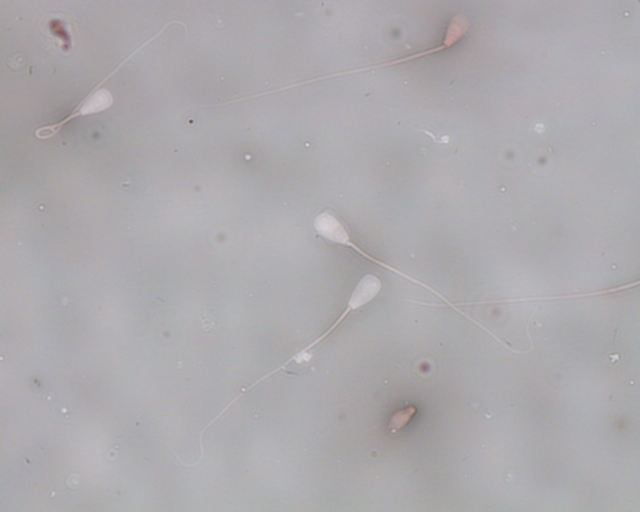
#> input picture img.jpg, 1280 x 1024 px (shown at 1/2 size)
$ python -i get_features.py   (imports and definitions only)
#> lines starting #> are read from the running program, lines starting #| are printed output that depends on the picture; after the words box and inside, x2 and y2 are one past the last pixel; in counts of white or black regions, pixels touching at a corner belong together
#> further down, picture is the input picture: shape (1024, 1280, 3); mean B, G, R 173.1, 170, 172.6
import cv2
import numpy as np
import random, imutils
from PIL import Image
from skimage import draw
from skimage import measure
from scipy.spatial.distance import cdist
from skimage.measure import label, regionprops
from skimage.exposure import rescale_intensity
from skimage.color import rgb2hed
import matplotlib.pyplot as plt


def get_img_area_ratio(image):
    img_shape = image.shape[:2]
    return img_shape[0]*img_shape[1], round(img_shape[0]/img_shape[1], 2)

# [18 lines left out: functions get_red_per, get_coords_sub_img, not called in this run]

def contour(imgcv):
    image=cv2.cvtColor(imgcv,cv2.COLOR_BGR2GRAY)
    se=cv2.getStructuringElement(cv2.MORPH_RECT, (8,8))
    bg=cv2.morphologyEx(image, cv2.MORPH_DILATE, se)
    out_gray=cv2.divide(image, bg, scale=255)
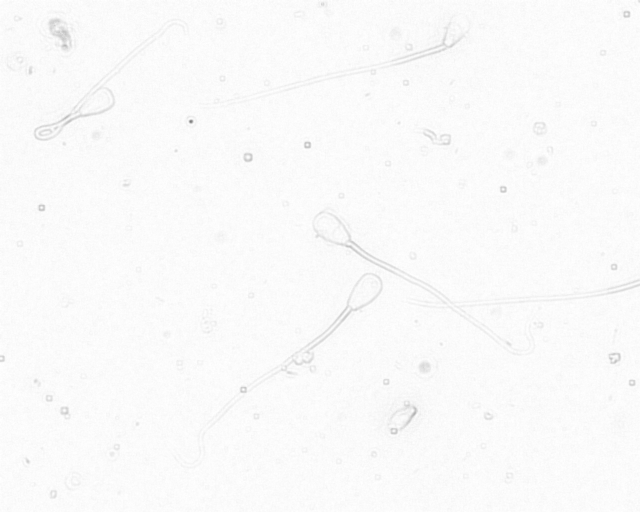
#> out_gray: shape (1024, 1280) (shown at 1/2 size); min 120, max 255, mean 249.9
    image=cv2.threshold(out_gray, 0, 255, cv2.THRESH_OTSU)[1]
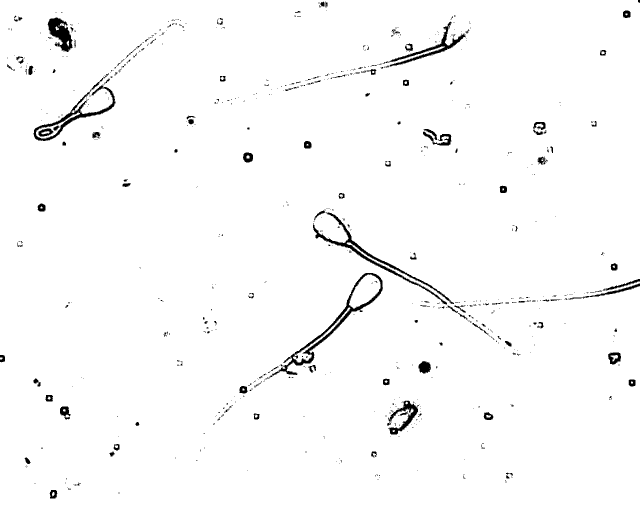
#> image: shape (1024, 1280) (shown at 1/2 size); 98% white; 703 black regions (588 under 20 px), largest, box (x1, y1, x2, y2) and area: (544, 546, 766, 753) 3402, (626, 424, 908, 609) 3114, (67, 171, 231, 282) 2324

    img = cv2.cvtColor(image, cv2.COLOR_GRAY2RGB)
    dst = cv2.fastNlMeansDenoisingColored(img, None, 40, 40, 14, 42)
    image = cv2.cvtColor(dst, cv2.COLOR_RGB2GRAY)

    # Find contours at a constant value of 0.8
    contours = measure.find_contours(image)
#> contours = 308 point arrays, longest 1784 points

    # Display the image and plot all contours found
    fig, ax = plt.subplots()
    _ = ax.imshow(image, cmap=plt.cm.gray)

    contours = [c for c in contours if len(c)>600]
#> contours = 4 point arrays, longest 1784 points

    for contour in contours:
        ax.plot(contour[:, 1], contour[:, 0], linewidth=2)
#> this loop made 4 passes

    plt.axis('image')
    plt.xticks([])
    plt.yticks([])
    fig.canvas.draw()
    img_plot = np.array(fig.canvas.renderer.buffer_rgba())
    # plt.show()
    plt.close(fig)
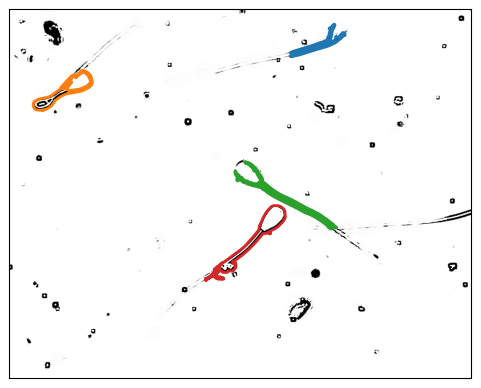
#> figure drawn by matplotlib, 1 panel
    return img_plot


def get_ellipses_info(imgcv):
    print("-------------------------------------------\n")
    imgcv = contour(imgcv)
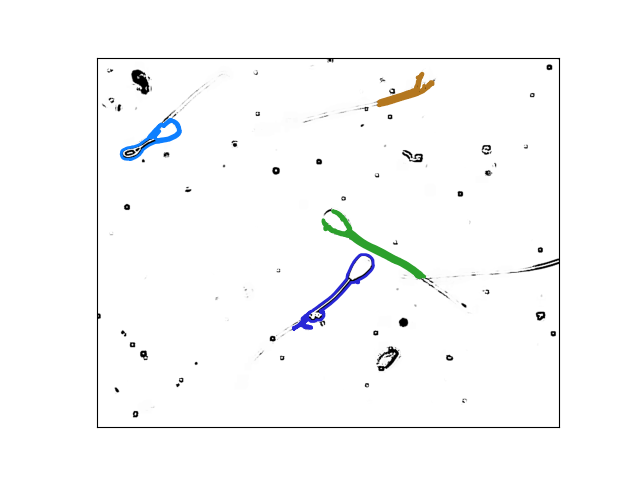
#> imgcv: shape (480, 640, 4); mean of channels 0, 1, 2, 3 250.5, 250.4, 249.9, 255; drawn as B, G, R
    color_coverted = cv2.cvtColor(imgcv, cv2.COLOR_BGR2RGB)
    image = Image.fromarray(color_coverted).convert('L')
#> image: PIL image 640x480 L
    image = image.quantize(2)
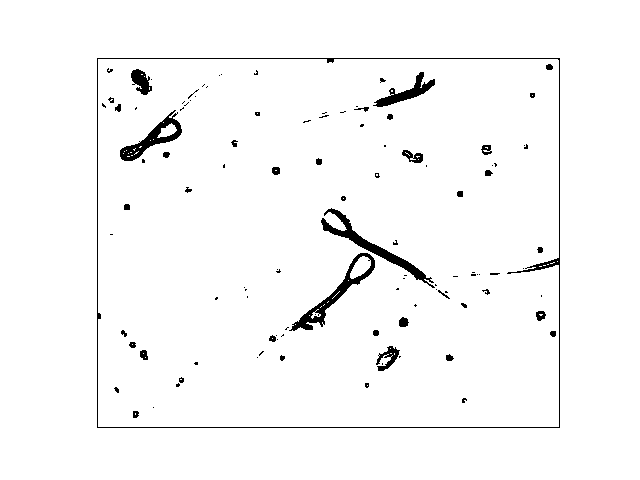
#> image: PIL image 640x480 P; values 183 (black) and 255 (white), 97.4% white; 110 black regions (70 under 20 px), largest, box (x1, y1, x2, y2) and area: (97, 58, 560, 428) 1904, (321, 208, 435, 288) 1172, (289, 253, 375, 331) 1078

    im_arr = np.asarray(image)
#> im_arr: shape (480, 640); values 0 (black) and 1 (white), 2.6% white; 110 white regions (70 under 20 px)
    label_img = label(im_arr)
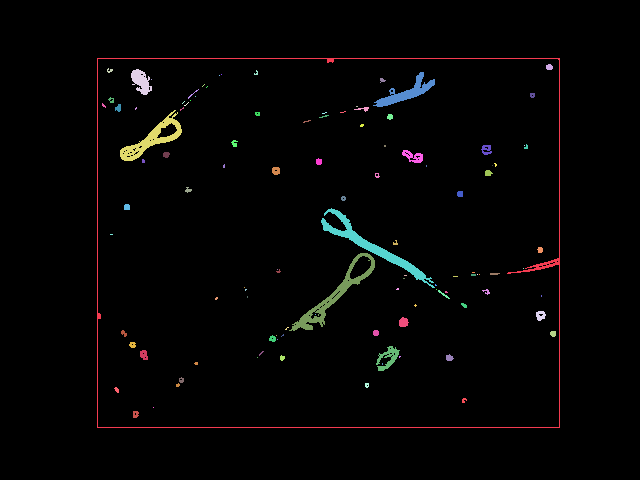
#> label_img: shape (480, 640) int64; 111 distinct labels, from 0 to 110; one colour per label, 0 black
    image = plt.imshow(im_arr)
    regions = regionprops(label_img)
#> regions = 110 regions; largest, box (x1, y1, x2, y2) and area: (97, 58, 560, 428) 1904, (321, 208, 435, 288) 1172, (289, 253, 375, 331) 1078, (120, 110, 182, 161) 871, (373, 72, 435, 107) 627
    regions = [e for e in regions if e.area > 500]
#> regions = 5 regions; box (x1, y1, x2, y2) and area: (97, 58, 560, 428) 1904, (321, 208, 435, 288) 1172, (289, 253, 375, 331) 1078, (120, 110, 182, 161) 871, (373, 72, 435, 107) 627
    fig, ax = plt.subplots()
    arr = ax.imshow(im_arr)
    for props in regions:
        y0, x0 = props.centroid
        y0,x0 = props.centroid
        rr,cc = draw.ellipse_perimeter(int(x0),int(y0),int(props.minor_axis_length*0.5),int(props.major_axis_length*0.5), orientation = props.orientation)
        angle = np.arctan2(rr - np.mean(rr), cc - np.mean(cc))
        sorted_by_angle = np.argsort(angle)
        rrs = rr[sorted_by_angle]
        ccs = cc[sorted_by_angle]
        _ = ax.plot(rrs, ccs, color='red')
#> this loop made 5 passes
    if len(regions)==0:
        print("trovato niente")
    else:
        print("Trovate " + str(len(regions)) + " regioni\n")
#| Trovate 5 regioni

    rnd = random.randint(0, 10000)
    plt.savefig("ovals/" + str(rnd) + ".png")
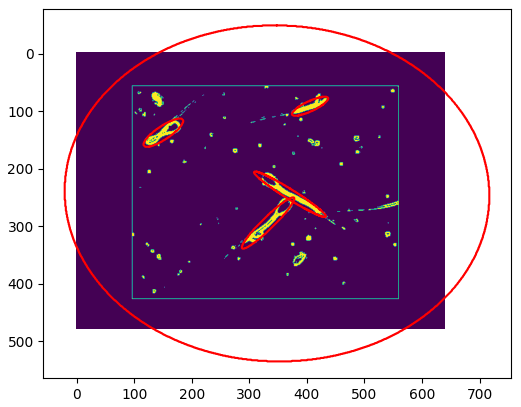
#> figure drawn by matplotlib, 1 panel
    plt.close()


# [249 lines left out: functions close_broken_contour, pp, nextStep, cluster_shape, get_convex_hull_area, find_head_contour, not called in this run]

>>> import cv2
>>> picture = cv2.imread('img.jpg')
>>> result = get_ellipses_info(picture)
